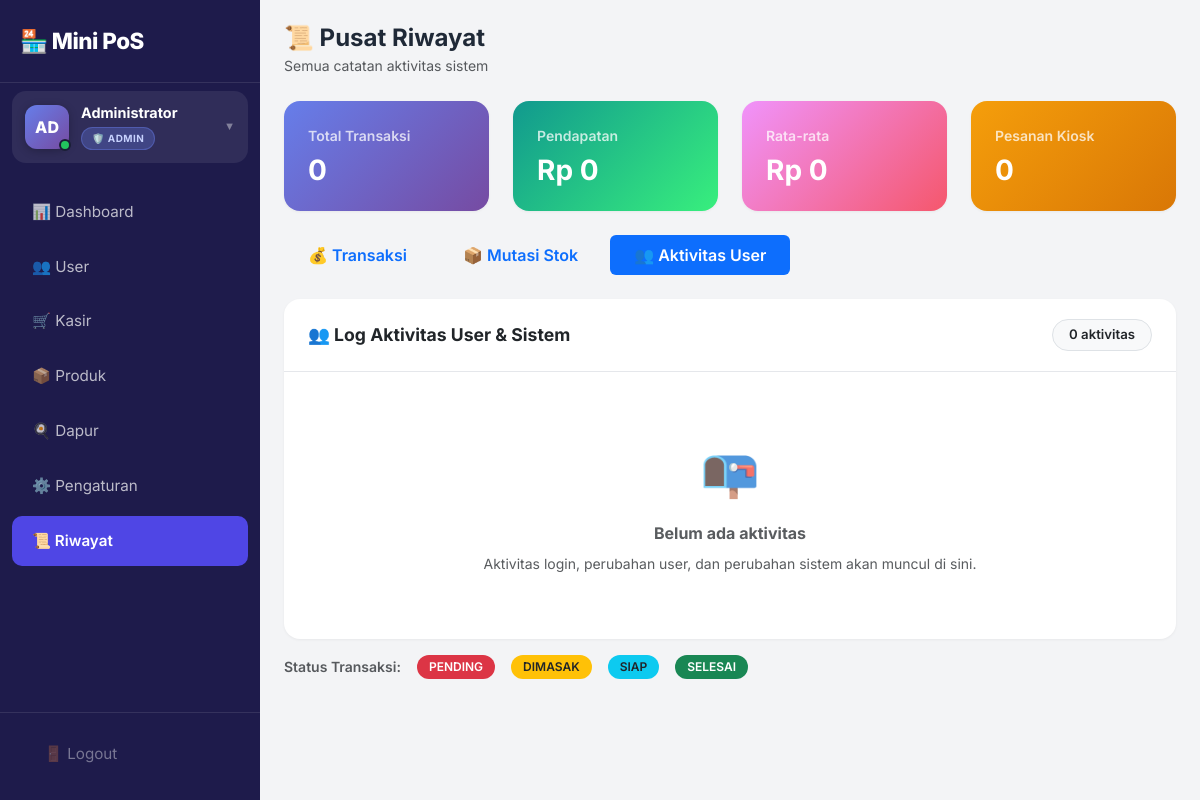
The app's page /history.php?tab=users (signed in), older data.
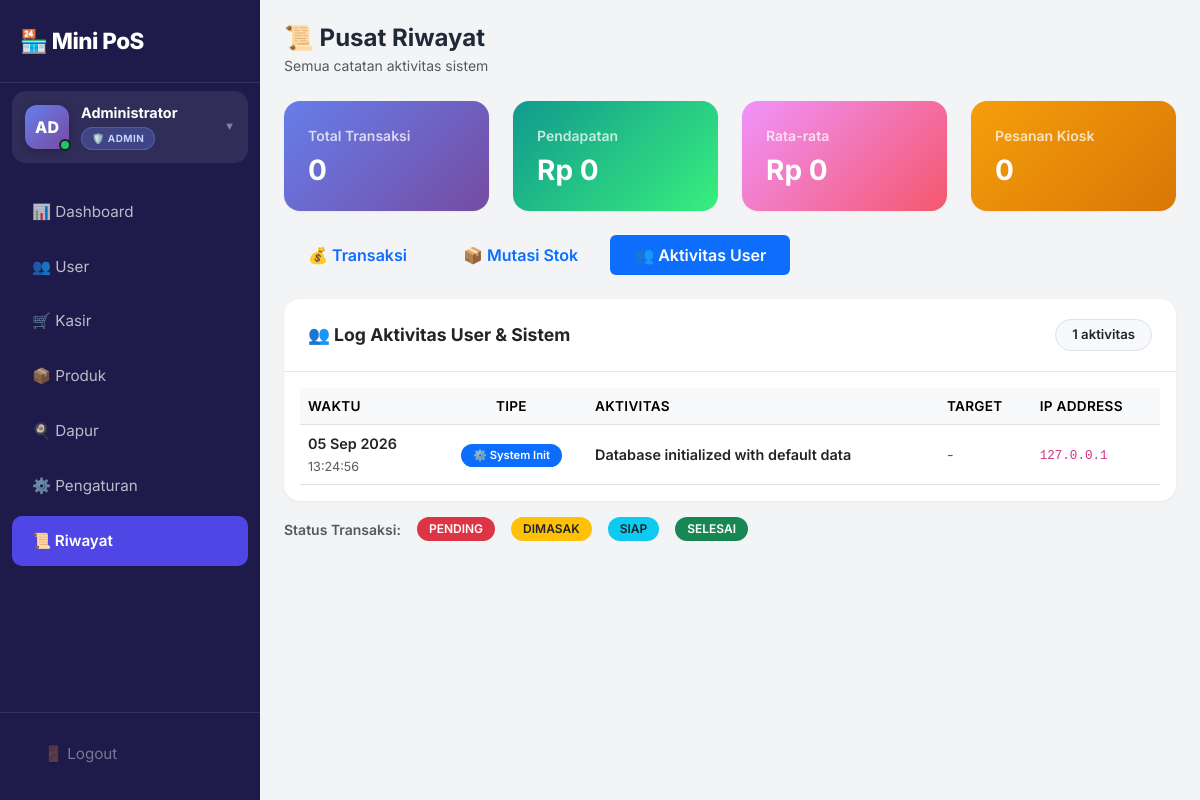
The same page, newer data.
### tables this page shows
CREATE TABLE activity_logs (
    id INT AUTO_INCREMENT PRIMARY KEY,
    action VARCHAR(50) NOT NULL COMMENT 'login_success, login_failed, logout, etc',
    entity_type VARCHAR(50) DEFAULT NULL COMMENT 'user, product, transaction',
    entity_id INT DEFAULT NULL COMMENT 'ID of related entity',
    description TEXT DEFAULT NULL,
    ip_address VARCHAR(45) DEFAULT NULL,
    user_agent VARCHAR(255) DEFAULT NULL,
    created_at TIMESTAMP DEFAULT CURRENT_TIMESTAMP,
    INDEX idx_action (action),
    INDEX idx_created (created_at),
    INDEX idx_entity (entity_type, entity_id)
);

### config/auth.php (called while the page is built, shortened)
<?php
function isLoggedIn(): bool
{
    return isset($_SESSION['user_id']) && !empty($_SESSION['user_id']);
}
function hasRole(string $role): bool
{
    return isLoggedIn() && ($_SESSION['role'] ?? '') === $role;
}

### history.php (the view, shortened to what the rows shown need)
<?php
require_once 'config/database.php';
$activeTab = $_GET['tab'] ?? 'transactions';
$userActivities = [];
if (hasRole('admin')) {
    try {
        $stmtActivities = $pdo->query("
            SELECT
                al.action,
                al.entity_type,
                al.entity_id,
                al.description,
                al.ip_address,
                al.user_agent,
                al.created_at,
                u.full_name
            FROM activity_logs al
            LEFT JOIN users u ON al.entity_id = u.id AND al.entity_type = 'user'
            WHERE
                (al.entity_type IS NULL OR al.entity_type NOT IN ('transaction', 'transaction_detail', 'stock', 'stock_history'))
                AND al.action NOT LIKE 'transaction_%'
                AND al.action NOT LIKE 'stock_%'
            ORDER BY al.created_at DESC
            LIMIT 200
        ");
        $userActivities = $stmtActivities->fetchAll();
    } catch (Exception $e) {
        $userActivities = [];
    }
}
?>
<!DOCTYPE html>
<html lang="id">
<head>
    <link href="https://cdn.jsdelivr.net/npm/bootstrap@5.3.0/dist/css/bootstrap.min.css" rel="stylesheet">
    <link rel="stylesheet" href="assets/style.css">
</head>
<body>
    <div class="main-content">
        <?php if ($activeTab === 'users' && hasRole('admin')): ?>
            <div class="card">
                <div class="card-body p-3">
                    <?php if (empty($userActivities)): ?>
                        <div class="text-center py-5 text-muted">
                            <div style="font-size:3rem;">📭</div>
                            <h6 class="fw-bold mt-3">Belum ada aktivitas</h6>
                            <small>Aktivitas login, perubahan user, dan perubahan sistem akan muncul di sini.</small>
                        </div>
                    <?php else: ?>
                        <div class="table-responsive">
                            <table class="table table-hover align-middle mb-0">
                                <thead class="table-light">
                                    <tr>
                                        <th>Waktu</th>
                                        <th class="text-center">Tipe</th>
                                        <th>Aktivitas</th>
                                        <th>Target</th>
                                        <th>IP Address</th>
                                    </tr>
                                </thead>
                                <tbody>
                                    <?php foreach ($userActivities as $log): ?>
                                        <?php
                                        $action = $log['action'];
                                        $badgeClass = 'bg-secondary';
                                        $icon = 'ℹ️';
                                        $label = ucwords(str_replace('_', ' ', $action));
                                        if (str_contains($action, 'login_success') || str_contains($action, 'created')) {
                                            $badgeClass = 'bg-success';
                                            $icon = '✅';
                                        } elseif (str_contains($action, 'failed') || str_contains($action, 'deleted')) {
                                            $badgeClass = 'bg-danger';
                                            $icon = '❌';
                                        } elseif (str_contains($action, 'password')) {
                                            $badgeClass = 'bg-warning text-dark';
                                            $icon = '🔑';
                                        } elseif (str_contains($action, 'updated') || str_contains($action, 'toggled')) {
                                            $badgeClass = 'bg-info text-dark';
                                            $icon = '✏️';
                                        } elseif (str_contains($action, 'logout')) {
                                            $badgeClass = 'bg-dark';
                                            $icon = '🚪';
                                        } elseif (str_contains($action, 'system')) {
                                            $badgeClass = 'bg-primary';
                                            $icon = '⚙️';
                                        }
                                        ?>
                                        <tr>
                                            <td>
                                                <div class="fw-semibold"><?= date('d M Y', strtotime($log['created_at'])) ?></div>
                                                <small class="text-muted"><?= date('H:i:s', strtotime($log['created_at'])) ?></small>
                                            </td>
                                            <td class="text-center">
                                                <span class="badge <?= $badgeClass ?> activity-badge">
                                                    <?= $icon ?> <?= htmlspecialchars($label) ?>
                                                </span>
                                            </td>
                                            <td>
                                                <div class="fw-semibold">
                                                    <?= htmlspecialchars($log['description'] ?: $label) ?>
                                                </div>
                                            </td>
                                            <td>
                                                <?php if (!empty($log['full_name'])): ?>
                                                    <span class="badge bg-light text-dark border">
                                                        👤 <?= htmlspecialchars($log['full_name']) ?>
                                                    </span>
                                                <?php else: ?>
                                                    <span class="text-muted">-</span>
                                                <?php endif; ?>
                                            </td>
                                            <td>
                                                <?php if (!empty($log['ip_address'])): ?>
                                                    <code><?= htmlspecialchars($log['ip_address']) ?></code>
                                                <?php else: ?>
                                                    <span class="text-muted">-</span>
                                                <?php endif; ?>
                                            </td>
                                        </tr>
                                    <?php endforeach; ?>
                                </tbody>
                            </table>
                        </div>
                    <?php endif; ?>
                </div>
            </div>
        <?php endif; ?>
    </div>
</body>
</html>

Row changes from the older to the newer data that the page shows:
added activity_logs: created_at "05 Sep 2026", created_at "13:24:56", action "⚙️", action "System Init", description "Database initialized with default data", ip_address "127.0.0.1"
Text that changed along with them:
count($userActivities): "0" → "1"
text no longer shown: "📭 Belum ada aktivitas Aktivitas login, perubahan user, dan perubahan sistem akan muncul di sini."
text now shown: "WAKTU TIPE AKTIVITAS TARGET IP ADDRESS"
